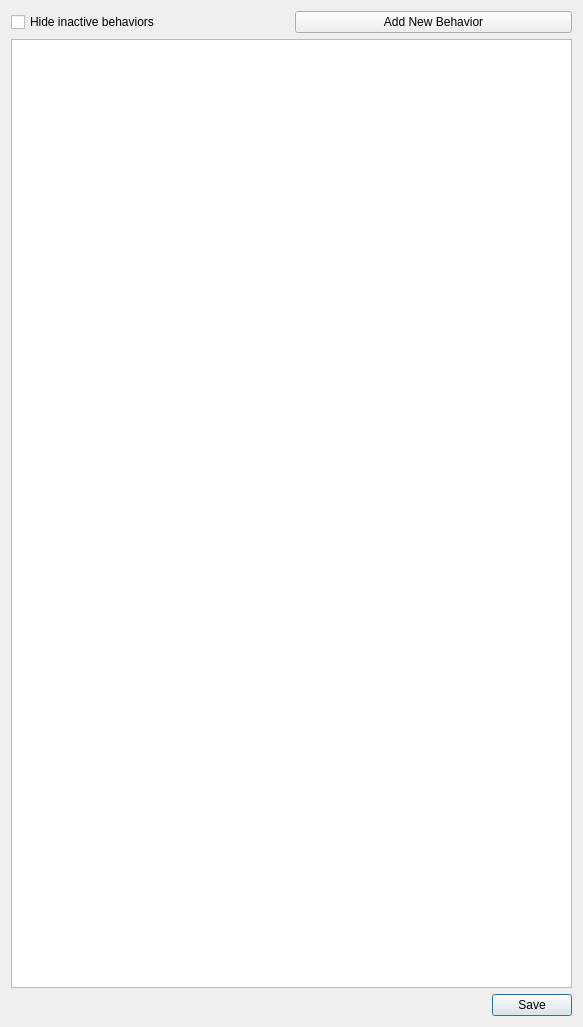
<?xml version="1.0" encoding="UTF-8"?>
<ui version="4.0">
 <class>BehaviorsDialog</class>
 <widget class="QDialog" name="BehaviorsDialog">
  <property name="geometry">
   <rect>
    <x>0</x>
    <y>0</y>
    <width>583</width>
    <height>1027</height>
   </rect>
  </property>
  <property name="windowTitle">
   <string>Behaviors</string>
  </property>
  <layout class="QVBoxLayout" name="verticalLayout">
   <item>
    <layout class="QHBoxLayout" name="buttonsHorizontalLayout">
     <item>
      <widget class="QCheckBox" name="hideInactiveBehaviorsCheckBox">
       <property name="text">
        <string>Hide inactive behaviors</string>
       </property>
       <property name="checked">
        <bool>false</bool>
       </property>
      </widget>
     </item>
     <item>
      <widget class="QPushButton" name="addBehaviorPushButton">
       <property name="text">
        <string>Add New Behavior</string>
       </property>
      </widget>
     </item>
    </layout>
   </item>
   <item>
    <widget class="QTableView" name="behaviorsTableView">
     <property name="alternatingRowColors">
      <bool>true</bool>
     </property>
     <property name="textElideMode">
      <enum>Qt::ElideNone</enum>
     </property>
     <property name="sortingEnabled">
      <bool>true</bool>
     </property>
     <attribute name="horizontalHeaderShowSortIndicator" stdset="0">
      <bool>true</bool>
     </attribute>
     <attribute name="horizontalHeaderStretchLastSection">
      <bool>true</bool>
     </attribute>
    </widget>
   </item>
   <item>
    <widget class="QDialogButtonBox" name="buttonBox">
     <property name="orientation">
      <enum>Qt::Horizontal</enum>
     </property>
     <property name="standardButtons">
      <set>QDialogButtonBox::Save</set>
     </property>
     <property name="centerButtons">
      <bool>false</bool>
     </property>
    </widget>
   </item>
  </layout>
 </widget>
 <resources/>
 <connections>
  <connection>
   <sender>buttonBox</sender>
   <signal>accepted()</signal>
   <receiver>BehaviorsDialog</receiver>
   <slot>accept()</slot>
   <hints>
    <hint type="sourcelabel">
     <x>248</x>
     <y>254</y>
    </hint>
    <hint type="destinationlabel">
     <x>157</x>
     <y>274</y>
    </hint>
   </hints>
  </connection>
  <connection>
   <sender>buttonBox</sender>
   <signal>rejected()</signal>
   <receiver>BehaviorsDialog</receiver>
   <slot>reject()</slot>
   <hints>
    <hint type="sourcelabel">
     <x>316</x>
     <y>260</y>
    </hint>
    <hint type="destinationlabel">
     <x>286</x>
     <y>274</y>
    </hint>
   </hints>
  </connection>
 </connections>
</ui>
